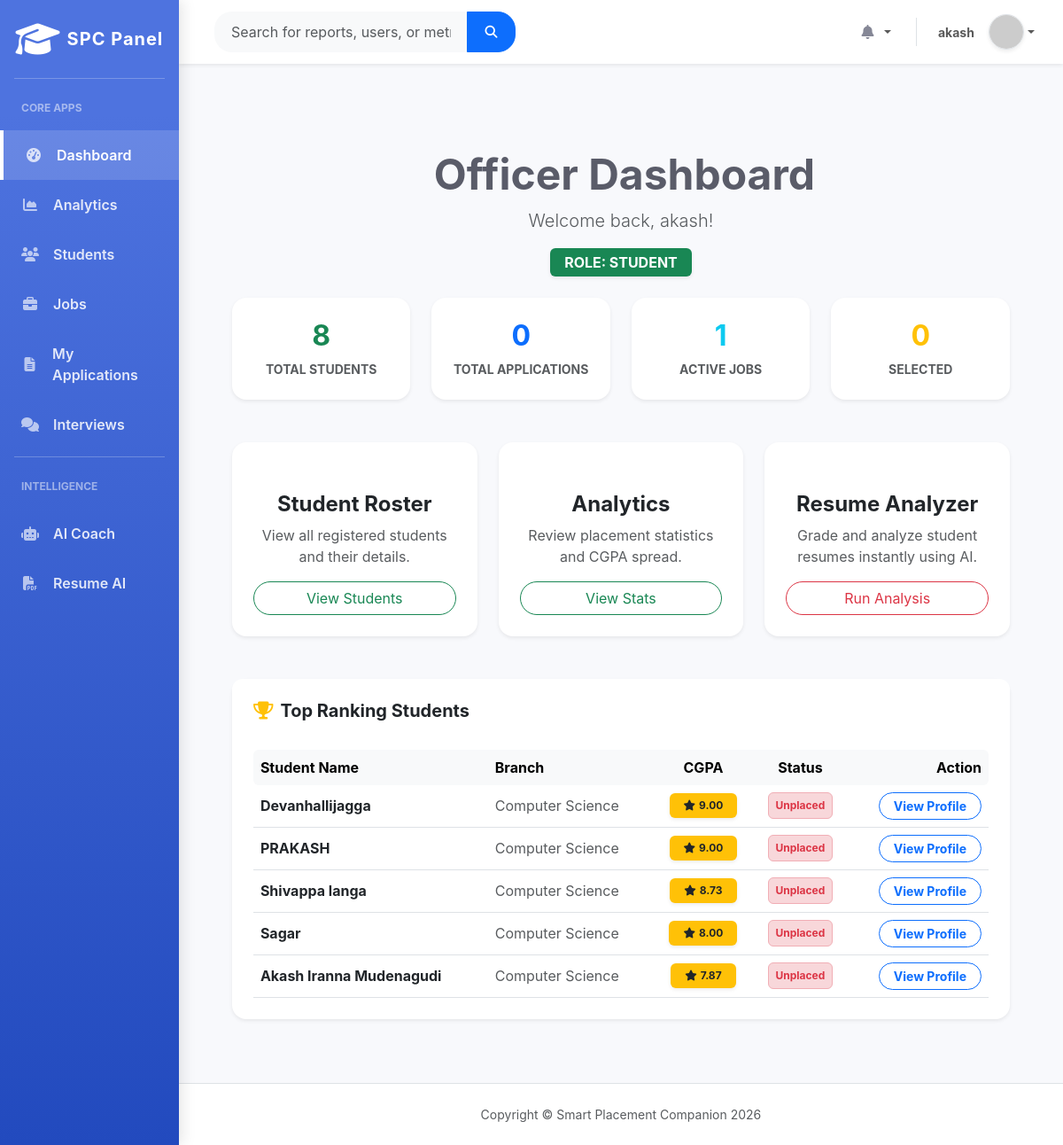
Screenshot of /officer/dashboard/ (signed in) with the database file from the repository.
### students/models.py (models this page shows, shortened)
class Profile(models.Model):
    ROLE_CHOICES = (
        ('student', 'Student'),
        ('officer', 'Placement Officer'),
        ('recruiter', 'Recruiter'),
        ('admin', 'Admin'),
    )
    user = models.OneToOneField(User, on_delete=models.CASCADE)
    role = models.CharField(max_length=20, choices=ROLE_CHOICES, default='student')
    cgpa = models.DecimalField(max_digits=4, decimal_places=2, null=True, blank=True)
    branch = models.CharField(max_length=100, blank=True)
    skills = models.CharField(max_length=255, blank=True)
    @property
    def unread_notifications_count(self):
        return self.user.notifications.filter(is_read=False).count()

class Student(models.Model):
    BRANCH_CHOICES = [
        ('CSE', 'Computer Science'),
        ('ECE', 'Electronics'),
        ('ME', 'Mechanical'),
        ('CE', 'Civil'),
        ('MGT', 'Management'),
    ]
    user = models.OneToOneField(User, null=True, blank=True, on_delete=models.SET_NULL, help_text='Auth user linked to student')
    name = models.CharField(max_length=100)
    email = models.EmailField()
    phone = models.CharField(max_length=20, blank=True, null=True, help_text='Contact Number')
    course = models.CharField(max_length=100)
    branch = models.CharField(max_length=4, choices=BRANCH_CHOICES, default='CSE')
    cgpa = models.DecimalField(max_digits=4, decimal_places=2, default=0.00)
    skills = models.CharField(max_length=255, blank=True, help_text='Comma-separated skills')
    projects = models.TextField(blank=True, null=True, help_text='Brief description of projects or comma separated')
    certifications = models.TextField(blank=True, null=True, help_text='List of certifications')
    linkedin_url = models.URLField(max_length=255, blank=True, null=True)
    github_url = models.URLField(max_length=255, blank=True, null=True)
    bio = models.TextField(blank=True, null=True, help_text='Short professional bio')
    profile_picture = models.ImageField(upload_to='profile_pics/', null=True, blank=True, help_text='Profile Picture Image')
    offer_date = models.DateField(null=True, blank=True, help_text='Date when candidate received an offer')
    resume = models.FileField(upload_to='resumes/', null=True, blank=True, help_text='Student Resume PDF')
    PLACEMENT_CHOICES = (
        ('Placed', 'Placed'),
        ('Not Placed', 'Not Placed')
    )
    placement_status = models.CharField(max_length=20, choices=PLACEMENT_CHOICES, default='Not Placed')
    created_at = models.DateTimeField(auto_now_add=True)
    updated_at = models.DateTimeField(auto_now=True)

### students/views.py (the view)
        @login_required
        def wrapper(request, *args, **kwargs):
            if request.user.is_superuser:
                return fn(request, *args, **kwargs)
            if hasattr(request.user, 'profile') and request.user.profile.role in roles:
                return fn(request, *args, **kwargs)
            return HttpResponseForbidden('You do not have permission to view this page.')

### students/views.py (called while the page is built)
def role_required(*roles):
    def decorator(fn):
        @login_required
        def wrapper(request, *args, **kwargs):
            if request.user.is_superuser:
                return fn(request, *args, **kwargs)
            if hasattr(request.user, 'profile') and request.user.profile.role in roles:
                return fn(request, *args, **kwargs)
            return HttpResponseForbidden('You do not have permission to view this page.')
        return wrapper
    return decorator

@login_required
@role_required('officer')
def officer_dashboard(request):
    total_students = Student.objects.count()
    eligible_students = Student.objects.filter(cgpa__gte=7.0).count()
    total_jobs = Job.objects.count()
    selected_candidates = Application.objects.filter(status='Selected').count()
    total_applications = Application.objects.count()
    top_students = Student.objects.order_by('-cgpa')[:5]
    context = {
        'total_students': total_students,
        'eligible_students': eligible_students,
        'total_jobs': total_jobs,
        'selected_candidates': selected_candidates,
        'total_applications': total_applications,
        'top_students': top_students
    }
    return render(request, 'dashboards/officer_dashboard.html', context)

### templates/dashboards/officer_dashboard.html (shortened to what this page needs)
{% extends 'base.html' %}
{% block content %}
<div class="container mt-5 fade-in-up">
    <div class="row mb-4">
        <div class="col-md-8 mx-auto text-center">
            <h2 class="display-5 fw-bold">Officer Dashboard</h2>
            <p class="lead text-muted">Welcome back, {{ request.user.username }}!</p>
            <span class="badge bg-success fs-6 py-2 px-3 shadow-sm text-uppercase letter-spacing-1">Role: {{ request.user.profile.role }}</span>
        </div>
    </div>
    <div class="row g-4 justify-content-center mb-5">
        <div class="col-md-3">
            <div class="card bg-white shadow-sm border-0 rounded-4 p-4 text-center">
                <h2 class="text-success fw-bold">{{ total_students }}</h2>
                <div class="text-muted small text-uppercase fw-bold">Total Students</div>
            </div>
        </div>
        <div class="col-md-3">
            <div class="card bg-white shadow-sm border-0 rounded-4 p-4 text-center">
                <h2 class="text-primary fw-bold">{{ total_applications }}</h2>
                <div class="text-muted small text-uppercase fw-bold">Total Applications</div>
            </div>
        </div>
        <div class="col-md-3">
            <div class="card bg-white shadow-sm border-0 rounded-4 p-4 text-center">
                <h2 class="text-info fw-bold">{{ total_jobs }}</h2>
                <div class="text-muted small text-uppercase fw-bold">Active Jobs</div>
            </div>
        </div>
        <div class="col-md-3">
            <div class="card bg-white shadow-sm border-0 rounded-4 p-4 text-center">
                <h2 class="text-warning fw-bold">{{ selected_candidates }}</h2>
                <div class="text-muted small text-uppercase fw-bold">Selected</div>
            </div>
        </div>
    </div>
    <div class="row g-4 justify-content-center">
        <div class="col-md-4">
            <div class="card h-100 shadow-sm border-0 rounded-4 text-center p-4">
                <h4 class="fw-bold">Student Roster</h4>
                <p class="text-muted">View all registered students and their details.</p>
                <a href="{% url 'students:student_list' %}" class="btn btn-outline-success rounded-pill mt-auto">View Students</a>
            </div>
        </div>
        <div class="col-md-4">
            <div class="card h-100 shadow-sm border-0 rounded-4 text-center p-4">
                <h4 class="fw-bold">Analytics</h4>
                <p class="text-muted">Review placement statistics and CGPA spread.</p>
                <a href="{% url 'students:analytics_dashboard' %}" class="btn btn-outline-success rounded-pill mt-auto">View Stats</a>
            </div>
        </div>
        <div class="col-md-4">
            <div class="card h-100 shadow-sm border-0 rounded-4 text-center p-4">
                <h4 class="fw-bold">Resume Analyzer</h4>
                <p class="text-muted">Grade and analyze student resumes instantly using AI.</p>
                <a href="{% url 'students:resume_analyzer' %}" class="btn btn-outline-danger rounded-pill mt-auto">Run Analysis</a>
            </div>
        </div>
    </div>
    {% if top_students %}
    <div class="row mt-5 mb-5 fade-in-up" style="animation-delay: 0.3s;">
        <div class="col-12">
            <div class="card border-0 shadow-sm rounded-4">
                <div class="card-header bg-white border-0 pt-4 pb-0 px-4">
                    <h5 class="fw-bold text-dark"><i class="fas fa-trophy text-warning me-2"></i>Top Ranking Students</h5>
                </div>
                <div class="card-body p-4">
                    <div class="table-responsive">
                        <table class="table table-hover align-middle mb-0">
                            <thead class="table-light">
                                <tr>
                                    <th class="border-0 rounded-start">Student Name</th>
                                    <th class="border-0">Branch</th>
                                    <th class="border-0 text-center">CGPA</th>
                                    <th class="border-0 text-center">Status</th>
                                    <th class="border-0 rounded-end text-end">Action</th>
                                </tr>
                            </thead>
                            <tbody>
                                {% for s in top_students %}
                                <tr>
                                    <td class="fw-bold text-dark">
                                        {{ s.name }}
                                    </td>
                                    <td class="text-muted">{{ s.get_branch_display }}</td>
                                    <td class="text-center"><span class="badge bg-warning text-dark shadow-sm px-3 py-2"><i class="fas fa-star me-1"></i>{{ s.cgpa }}</span></td>
                                    <td class="text-center">
                                        {% if s.placement_status == 'Placed' %}
                                            <span class="badge bg-success-subtle text-success border border-success-subtle py-2">Placed</span>
                                        {% else %}
                                            <span class="badge bg-danger-subtle text-danger border border-danger-subtle py-2">Unplaced</span>
                                        {% endif %}
                                    </td>
                                    <td class="text-end">
                                        <a href="{% url 'students:student_profile_view_param' s.id %}" class="btn btn-sm btn-outline-primary rounded-pill px-3 fw-bold">View Profile</a>
                                    </td>
                                </tr>
                                {% endfor %}
                            </tbody>
                        </table>
                    </div>
                </div>
            </div>
        </div>
    </div>
    {% endif %}
</div>
{% endblock %}

### templates/includes/navbar.html (shortened to what this page needs)
<nav class="navbar navbar-expand w-100 navbar-light bg-white topbar mb-4 static-top shadow-sm px-4 d-flex justify-content-between">
    <form class="d-none d-sm-inline-block form-inline me-auto ms-md-3 my-2 my-md-0 mw-100 navbar-search">
        <div class="input-group">
            <input type="text" class="form-control bg-light border-0 small" placeholder="Search for reports, users, or metrics..." aria-label="Search" style="border-radius: 20px 0 0 20px; padding: 0.6rem 1.2rem;">
            <button class="btn btn-primary" type="button" style="border-radius: 0 20px 20px 0; padding: 0.6rem 1.2rem;">
                <i class="fas fa-search fa-sm"></i>
            </button>
        </div>
    </form>
    <ul class="navbar-nav ms-auto align-items-center">
        <li class="nav-item dropdown no-arrow mx-1">
            <a class="nav-link dropdown-toggle" href="#" id="alertsDropdown" role="button" data-bs-toggle="dropdown">
                <i class="fas fa-bell fa-fw text-gray-400"></i>
            </a>
        </li>
        <li class="nav-item dropdown no-arrow d-flex align-items-center">
            <a class="nav-link dropdown-toggle d-flex align-items-center" href="#" id="userDropdown" role="button" data-bs-toggle="dropdown">
                <span class="me-3 d-none d-lg-inline text-gray-600 small fw-bold">{{ user.username|default:"Active User" }}</span>
                <img class="img-profile rounded-circle shadow-sm border" src="https://ui-avatars.com/api/?name={{ user.username|default:'Active+User' }}&background=4e73df&color=fff&bold=true" style="width: 2.5rem; height: 2.5rem;">
            </a>
        </li>
    </ul>
</nav>

### templates/base.html (style rules this page uses)
:root { --sidebar-width: 250px; --primary-color: #4e73df; --bg-light: #f8f9fc; --text-gray-400: #d1d3e2; --text-gray-800: #5a5c69; }
body { font-family: 'Inter', -apple-system, BlinkMacSystemFont, "Segoe UI", Roboto, "Helvetica Neue", Arial, sans-serif; background-color: var(--bg-light); overflow-x: hidden; color: var(--text-gray-800); }
.text-gray-400 { color: #858796 !important; }
.card { border: none; border-radius: 0.75rem; box-shadow: 0 0.15rem 1.75rem 0 rgba(58, 59, 69, 0.1); transition: transform 0.2s ease-in-out, box-shadow 0.2s ease; }
.card-header { background-color: #f8f9fc; border-bottom: 1px solid #e3e6f0; border-top-left-radius: 0.75rem !important; border-top-right-radius: 0.75rem !important; }

### rows the page displays
Student: name "Devanhallijagga", branch "Computer Science", cgpa "9.00", placement_status "Unplaced"
Student: name "PRAKASH", branch "Computer Science", cgpa "9.00", placement_status "Unplaced"
Student: name "Shivappa langa", branch "Computer Science", cgpa "8.73", placement_status "Unplaced"
Student: name "Sagar", branch "Computer Science", cgpa "8.00", placement_status "Unplaced"
Student: name "Akash Iranna Mudenagudi", branch "Computer Science", cgpa "7.87", placement_status "Unplaced"

### other values shown
{{ user.username|default:"Active User" }} "akash"
{{ request.user.username }} "akash"
{{ request.user.profile.role }} "STUDENT"
{{ total_students }} "8"
{{ total_applications }} "0"
{{ total_jobs }} "1"
{{ selected_candidates }} "0"
